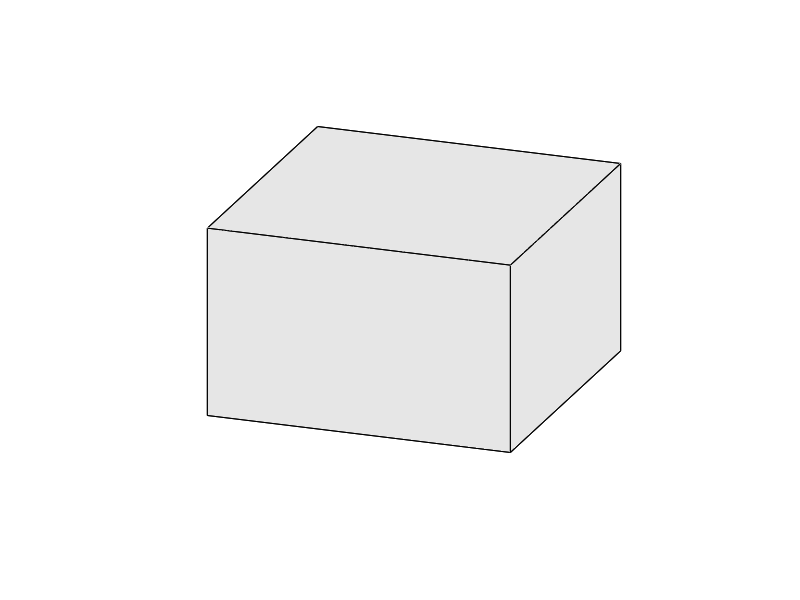
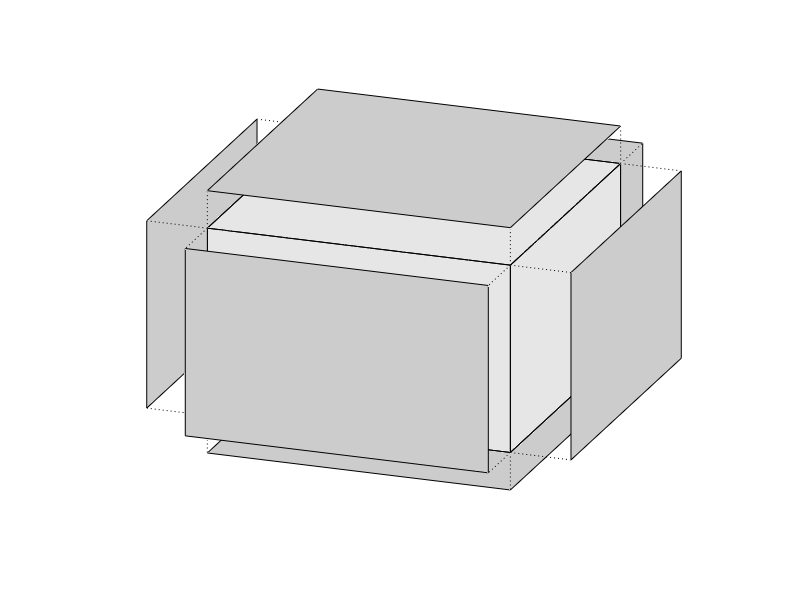
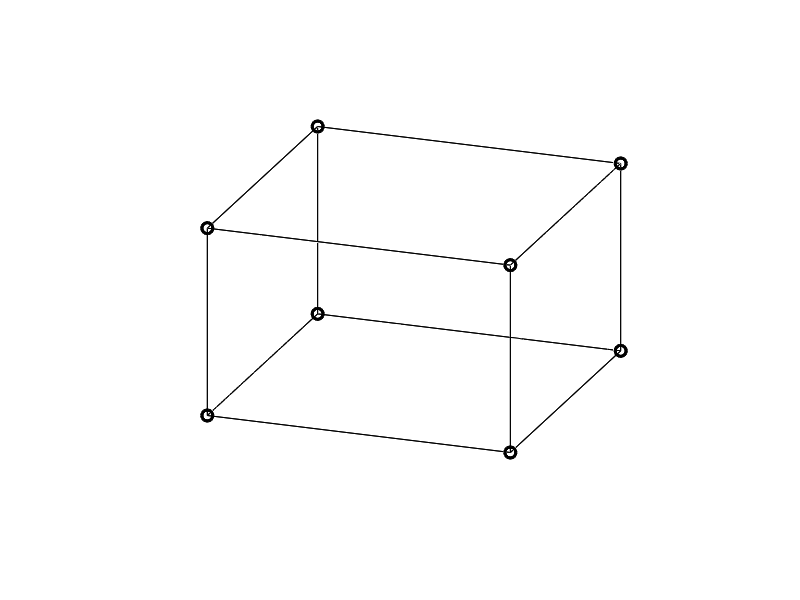

Write MATLAB code to recreate these figures, in order.
doprint = true;

%% Single cell
c1 = [0.9 0.9 0.9];
c2 = [0.8 0.8 0.8];
d = 0.2;
clf;
X = [0 1 1 0; 0 1 1 0; 0 0 0 0; 1 1 1 1; 0 1 1 0; 0 1 1 0]';
Y = [0 0 1 1; 0 0 1 1; 0 0 1 1; 0 0 1 1; 0 0 0 0; 1 1 1 1]';
Z = [0 0 0 0; 1 1 1 1; 0 1 1 0; 0 1 1 0; 0 0 1 1; 0 0 1 1]';
patch(X,Y,Z,c1);
view(-70,30); 
axis([-0.05 1.05 -0.05 1.05 -0.05 1.05]+d*repmat([-1 1],1, 3));
axis off;
if doprint
   print -deps2 cell-def;
end

%% Cell with faces
Xp = X; Xp(:,3) = Xp(:,3)-d; Xp(:,4)=Xp(:,4)+d;
Yp = Y; Yp(:,5) = Yp(:,5)-d; Yp(:,6)=Yp(:,6)+d;
Zp = Z; Zp(:,1) = Zp(:,1)-d; Zp(:,2)=Zp(:,2)+d;
patch(Xp,Yp,Zp,c2);
hold on;
plot3([X(:) Xp(:) NaN*ones(24,1)]', [Y(:) Yp(:) NaN*ones(24,1)]', ...
   [Z(:) Zp(:) NaN*ones(24,1)]', ':k');
hold off;
if doprint
   print -deps2 faces-def;
end

%% Cell with edges and vertices
clf;
plot3(X,Y,Z,'ok','LineWidth',2,'MarkerSize',8);
hold on;
plot3(X([1:end 1],:),Y([1:end 1],:),Z([1:end 1],:),'-k');
hold off;
view(-70,30); 
axis([-0.05 1.05 -0.05 1.05 -0.05 1.05]+d*repmat([-1 1],1, 3));
axis off;
if doprint
   print -deps2 vertices-def;
end

%{
Copyright 2009-2026 SINTEF Digital, Mathematics & Cybernetics.

This file is part of The MATLAB Reservoir Simulation Toolbox (MRST).

MRST is free software: you can redistribute it and/or modify
it under the terms of the GNU General Public License as published by
the Free Software Foundation, either version 3 of the License, or
(at your option) any later version.

MRST is distributed in the hope that it will be useful,
but WITHOUT ANY WARRANTY; without even the implied warranty of
MERCHANTABILITY or FITNESS FOR A PARTICULAR PURPOSE.  See the
GNU General Public License for more details.

You should have received a copy of the GNU General Public License
along with MRST.  If not, see <http://www.gnu.org/licenses/>.
%}
